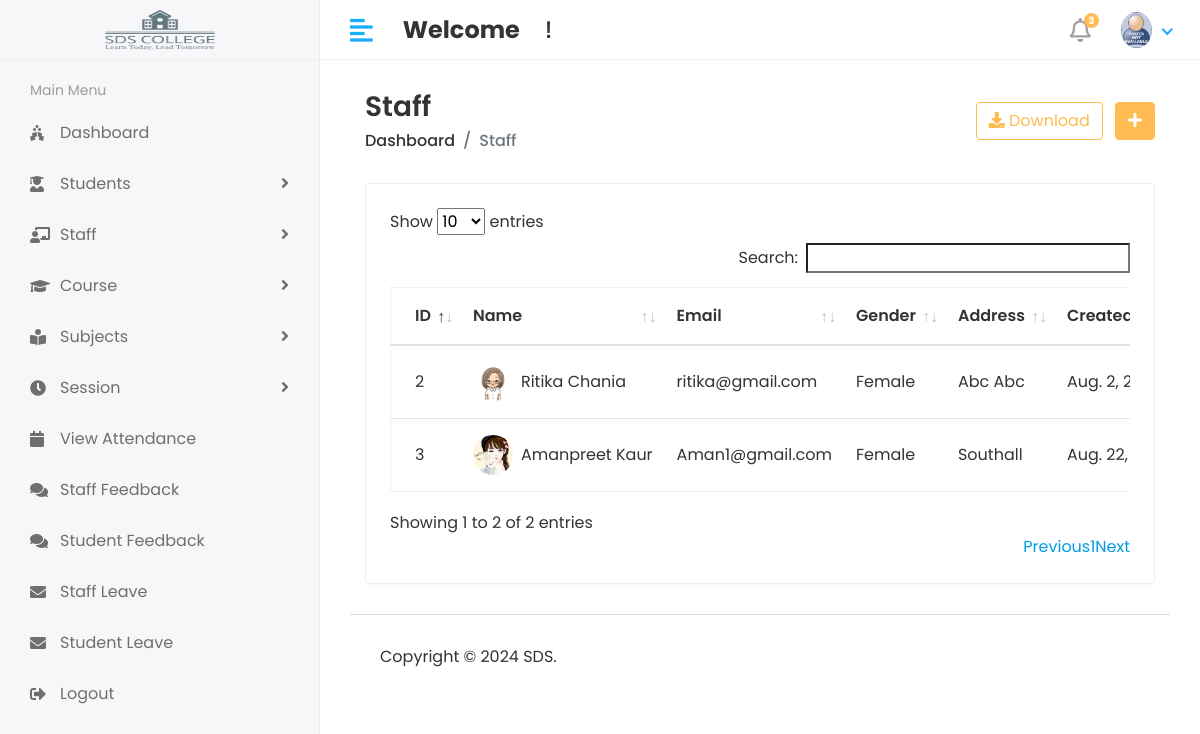
Screenshot of /Hod/Staff/View (signed in) with the database file from the repository.
### app/models.py (models this page shows, shortened)
class Staff(models.Model):
    admin = models.OneToOneField(CustomUser,on_delete=models.CASCADE)
    address = models.TextField()
    gender = models.CharField(max_length=100)
    created_at = models.DateTimeField(auto_now_add=True)
    updated_at = models.DateTimeField(auto_now=True)

class CustomUser(AbstractUser):
    USER = (
        (1,'HOD'),
        (2,'STAFF'),
        (3,'STUDENT'),
    )
    user_type = models.CharField(choices=USER,max_length=50,default=1)
    profile_pic = models.ImageField(upload_to='media/profile_pic')

### student_management_system/Hod_Views.py (the view)
# urls.py: path('Hod/Staff/View',Hod_Views.VIEW_STAFF,name='view_staff'),
@login_required(login_url='/')
def VIEW_STAFF(request):
    staff = Staff.objects.all()
    context = {
        'staff':staff,
    }
    return render(request,'Hod/view_staff.html', context)

### student_management_system/templates/Hod/view_staff.html (shortened to what this page needs)
{% extends 'base.html' %}
{% block content %}
{% load static %}
    <div class="content container-fluid">
       <div class="page-header">
          <div class="row align-items-center">
             <div class="col">
                <h3 class="page-title">Staff</h3>
                <ul class="breadcrumb">
                   <li class="breadcrumb-item"><a href="index.html">Dashboard</a></li>
                   <li class="breadcrumb-item active">Staff</li>
                </ul>
             </div>
             <div class="col-auto text-right float-right ml-auto">
                <a href="#" class="btn btn-outline-primary mr-2"><i class="fas fa-download"></i> Download</a>
                <a href="add-staff.html" class="btn btn-primary"><i class="fas fa-plus"></i></a>
             </div>
          </div>
       </div>
       <div class="row">
          <div class="col-sm-12">
             <div class="card card-table">
                <div class="card-body">
                   <div class="table-responsive">
                      <table id="table_id" class="table table-hover table-center mb-0 datatable">
                         <thead>
                            <tr>
                                <th>ID</th>
                                <th>Name</th>
                                <th>Email</th>
                                <th>Gender</th>
                                <th>Address</th>
                                <th>Created_at</th>
                            </tr>
                         </thead>
                         <tbody>
                            {% for i in staff %}
                            <tr>
                               <td>{{i.id}}</td>
                               <td>
                                  <h2 class="table-avatar">
                                     <a href="staff-details.html" class="avatar avatar-sm mr-2"><img class="avatar-img rounded-circle" src="{{i.admin.profile_pic.url}}"  alt="User Image"></a>
                                     <a href="staff-details.html">{{i.admin.first_name}}&nbsp;{{i.admin.last_name}}</a>
                                  </h2>
                               </td>
                               <td>{{i.admin.email}}</td>
                           <td>{{i.gender}}</td>
                           <td>{{i.address}}</td>
                           <td>{{i.created_at}}</td>
                            </tr>
                            {% endfor %}
                     </tbody>
                  </table>
               </div>
            </div>
         </div>
      </div>
   </div>
</div>
{% endblock %}

### static/assets/css/style.css (style rules this page uses)
html { height: 100%; }
body { background-color: #fff; color: #333; font-family: 'Poppins', sans-serif; font-size: 1rem; height: 100%; line-height: 1.5; overflow-x: hidden; }
h1, h2, h3, h4, h5, h6 { font-family: 'Poppins', sans-serif; margin-top: 0; }
a { color: #009ce7; }
input, button, a { transition: all 0.4s ease; -moz-transition: all 0.4s ease; -o-transition: all 0.4s ease; -ms-transition: all 0.4s ease; -webkit-transition: all 0.4s ease; }
ul, ol { padding: 0px; list-style: none; }
.table { color: #333; max-width: 100%; margin-bottom: 0; width: 100%; }
.table.dataTable { border-collapse: collapse !important; border: 1px solid rgba(0, 0, 0, 0.05); }
table.table td h2 { display: inline-block; font-size: inherit; font-weight: 400; margin: 0; padding: 0; vertical-align: middle; }
table.table td h2.table-avatar { align-items: center; display: inline-flex; font-size: inherit; font-weight: 400; margin: 0; padding: 0; vertical-align: middle; white-space: nowrap; }
table.table td h2 a { color: #333; }
.table thead tr th { font-weight: 600; }
.table tbody tr { border-bottom: 1px solid rgba(0, 0, 0, 0.05); }
.table.table-center td, .table.table-center th { vertical-align: middle; }
.card-table .card-body .table > thead > tr > th { border-top: 0; }
.card-table .card-body .table tr td:first-child, .card-table .card-body .table tr th:first-child { padding-left: 1.5rem; }
.card-table .table td, .card-table .table th { border-top: 1px solid #e2e5e8; padding: 1rem 0.75rem; white-space: nowrap; }
.btn-primary { background-color: #FFBC53; border: 1px solid #FFBC53; }
.btn-outline-primary { color: #FFBC53; border-color: #FFBC53; }
.card { border: 1px solid #ececf5; box-shadow: 0 1px 3px 0 rgba(0, 0, 0, 0.03); margin-bottom: 1.875rem; }
.card-body { padding: 1.5rem; }
.avatar { position: relative; display: inline-block; width: 3rem; height: 3rem }
.avatar > img { width: 100%; height: 100%; -o-object-fit: cover; object-fit: cover; }
.avatar-sm { width: 2.5rem; height: 2.5rem; }
.page-header { margin-bottom: 1.875rem; }
.page-header .breadcrumb { background-color: transparent; color: #6c757d; font-size: 1rem; font-weight: 500; margin-bottom: 0; padding: 0; }
.page-header .breadcrumb a { color: #333; }
.page-title { font-size: 28px; font-weight: 600; color: #333; margin-bottom: 5px; }

### rows the page displays
Staff: id "2", admin.profile_pic (picture), admin.first_name "Ritika", admin.last_name "Chania", admin.email "ritika@gmail.com", gender "Female", address "Abc Abc", created_at "Aug. 2,…"
Staff: id "3", admin.profile_pic (picture), admin.first_name "Amanpreet", admin.last_name "Kaur", admin.email "Aman1@gmail.com", gender "Female", address "Southall", created_at "Aug. 22,…"
